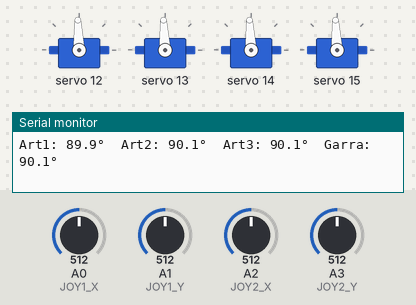
The sketch below on a simulated Arduino Uno, built with avr-gcc and run on an emulated ATmega328P. On the bench: 4 × servo, the last lines printed to the serial monitor. The inputs (shaded band) are chosen by the test bench; at power-on: A1 (JOY1_Y) = 512, A2 (JOY2_X) = 512, A3 (JOY2_Y) = 512, A0 (JOY1_X) = 512.

Above: at 1.3 s.
1.4 s: A1 (JOY1_Y) set to 556
At 2.6 s:
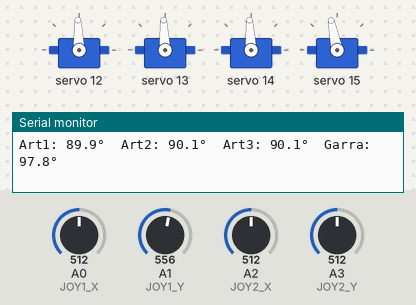
2.9 s: A1 (JOY1_Y) set to 580
At 4.1 s:
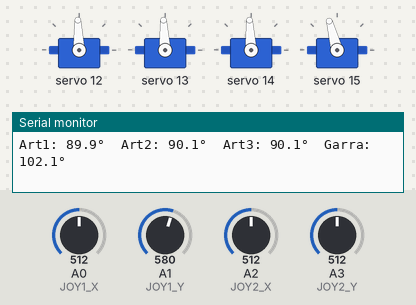
5.9 s: A2 (JOY2_X) set to 552
At 7.1 s:
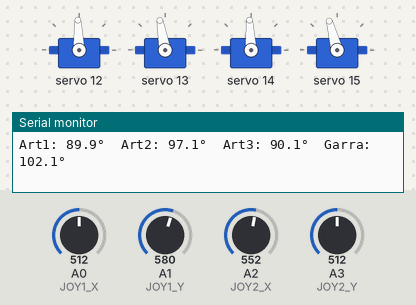
7.4 s: A2 (JOY2_X) set to 587
At 8.7 s:
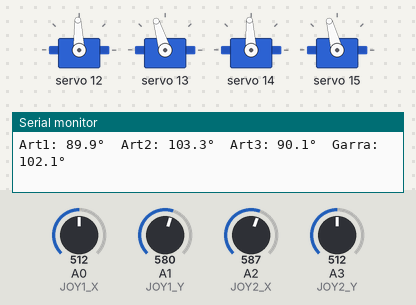
10.4 s: A3 (JOY2_Y) set to 561
At 11.2 s:
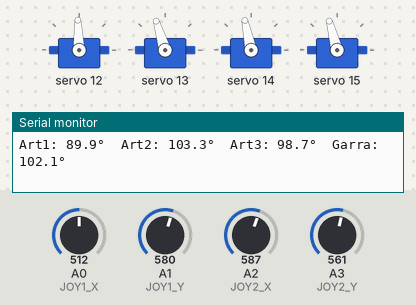
11.9 s: A3 (JOY2_Y) set to 579
At 12.4 s:
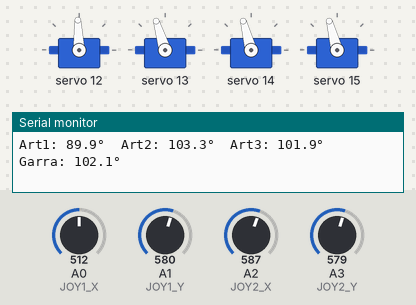
Timing chart, 0 to 14.4 s (numbered marks = the images above; inputs shaded):
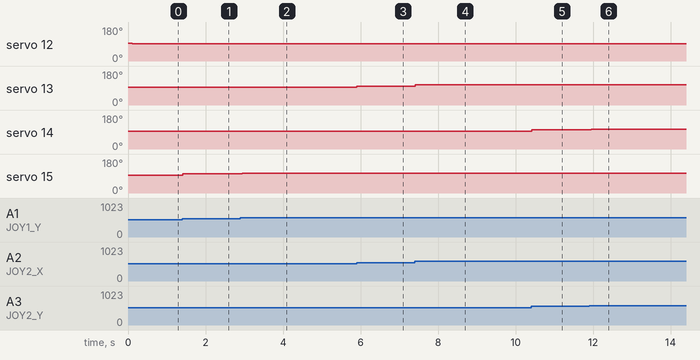

Measured:
- after the input at 1.4 s, servo 15: 93° → 101° at once
- after the input at 2.9 s, servo 15: 101° → 105° after 0.05 s
- after the input at 5.9 s, servo 13: 93° → 100° at once
- after the input at 7.4 s, servo 13: 100° → 107° at once
- after the input at 10.4 s, servo 14: 93° → 102° at once
- after the input at 11.9 s, servo 14: 102° → 105° after 0.05 s

The sketch:

control.ino
```cpp
/*
 *  CONTROL DE BRAZO ROBÓTICO DE 3 ARTICULACIONES + GARRA
 *  -----------------------------------------------------
 *  - Dos joysticks analógicos.
 *  - Servos controlados mediante módulo PCA9685 (I2C).
 *  - Monitor serie a 9600 baudios para visualizar ángulos.
 *  - Rango de seguridad: 0° a 180° (evita topes).
 *
 *  Conexiones:
 *    PCA9685: SDA → A4, SCL → A5, VCC → 5V, GND → GND
 *    Joystick1: X → A0 (art1), Y → A1 (garra)
 *    Joystick2: X → A2 (art2), Y → A3 (art3)
 *    Servos en canales: 12 (art1), 13 (art2), 14 (art3), 15 (garra)
 */

#include <Wire.h>
#include <Adafruit_PWMServoDriver.h>   // Librería para PCA9685

// ---------- Definición de pines analógicos para los joysticks ----------
#define JOY1_X  A0   // Eje X del joystick 1 → articulación 1
#define JOY1_Y  A1   // Eje Y del joystick 1 → garra
#define JOY2_X  A2   // Eje X del joystick 2 → articulación 2
#define JOY2_Y  A3   // Eje Y del joystick 2 → articulación 3

// ---------- Canales del PCA9685 para cada servo ----------
#define CH_ART1   12  // base
#define CH_ART2   13  // art 1
#define CH_ART3   14  // art 2
#define CH_GARRA  15  // Garra

// ---------- Valores de pulso (registro de 12 bits) para 0°, 90° y 180° ----------
#define PULSE_0   102   // 0°
#define PULSE_90  307   // 90°
#define PULSE_180 512   // 180°

// ---------- Límites de seguridad para los servos (ángulos en grados) ----------
#define ANG_MIN   0    // Ángulo mínimo (evita fuerzas excesivas)
#define ANG_MAX   180   // Ángulo máximo

// ---------- Cálculo de pulsos correspondientes a ANG_MIN y ANG_MAX ----------
// La relación es lineal: pulso = 102 + ángulo * (512-102)/180
#define PULSE_MIN (PULSE_0 + (ANG_MIN * (PULSE_180 - PULSE_0) / 180))
#define PULSE_MAX PULSE_180   // 512

// ---------- Objeto para manejar el PCA9685 (dirección I2C por defecto 0x40) ----------
Adafruit_PWMServoDriver pwm = Adafruit_PWMServoDriver(0x40);

// Variables globales para almacenar los ángulos actuales (con decimales)
float anguloArt1, anguloArt2, anguloArt3, anguloGarra;

// ----------------------------------------------------------------------------
//  setup()
//  Inicializa el puerto serie, el PCA9685 y coloca todos los servos en 90°.
// ----------------------------------------------------------------------------
void setup() {
  Serial.begin(9600);
  Serial.println("Iniciando control de brazo robótico con joysticks...");

  // Inicializar el módulo PCA9685
  pwm.begin();
  pwm.setPWMFreq(50);   // Frecuencia de 50 Hz (periodo de 20 ms)
  delay(10);            // Pequeña pausa para estabilización

  // Posición inicial segura: todos los servos a 90° (centro)
  pwm.setPWM(CH_ART1, 0, PULSE_90);
  pwm.setPWM(CH_ART2, 0, PULSE_90);
  pwm.setPWM(CH_ART3, 0, PULSE_90);
  pwm.setPWM(CH_GARRA, 0, PULSE_90);
  delay(100);
}

// ----------------------------------------------------------------------------
//  loop()
//  Lee los joysticks, convierte a ángulos, actualiza los servos y muestra
//  los valores por el monitor serie.
// ----------------------------------------------------------------------------
void loop() {
  // ---------- 1. Lectura de los ejes analógicos (0 a 1023) ----------
  int valJoy1X = analogRead(JOY1_X);
  int valJoy1Y = analogRead(JOY1_Y);
  int valJoy2X = analogRead(JOY2_X);
  int valJoy2Y = analogRead(JOY2_Y);

  // ---------- 2. Mapeo a ángulos (22° a 180°) ----------
  // Se usa la función mapFloat() que permite mapeo con decimales.
  // El orden de los valores de salida (out_min, out_max) se invierte si se desea
  // cambiar el sentido de giro al mover el joystick.
  //
  // Para art1: se ha invertido (out_max=22, out_min=180) de modo que al mover
  // el joystick a la derecha (valor alto) el ángulo aumente (hacia 180°).
  anguloArt1 = mapFloat(valJoy1X, 0, 1023, ANG_MAX, ANG_MIN);

  // Garra: se mapea de forma directa (valores bajos → ángulo bajo = cerrado,
  // valores altos → ángulo alto = abierto). Se puede invertir cambiando el orden.
  anguloGarra = mapFloat(valJoy1Y, 0, 1023, ANG_MIN, ANG_MAX);

  // Art2: directo (eje X del joystick 2)
  anguloArt2 = mapFloat(valJoy2X, 0, 1023, ANG_MIN, ANG_MAX);

  // Art3: directo (eje Y del joystick 2)
  anguloArt3 = mapFloat(valJoy2Y, 0, 1023, ANG_MIN, ANG_MAX);

  // ---------- 3. Limitación por seguridad (por si hay ruido) ----------
  anguloArt1 = constrain(anguloArt1, ANG_MIN, ANG_MAX);
  anguloArt2 = constrain(anguloArt2, ANG_MIN, ANG_MAX);
  anguloArt3 = constrain(anguloArt3, ANG_MIN, ANG_MAX);
  anguloGarra = constrain(anguloGarra, ANG_MIN, ANG_MAX);

  // ---------- 4. Conversión de ángulo a pulso (registro PWM) ----------
  int pulsoArt1 = anguloToPulse(anguloArt1);
  int pulsoArt2 = anguloToPulse(anguloArt2);
  int pulsoArt3 = anguloToPulse(anguloArt3);
  int pulsoGarra = anguloToPulse(anguloGarra);

  // ---------- 5. Envío de las órdenes al PCA9685 ----------
  pwm.setPWM(CH_ART1, 0, pulsoArt1);
  pwm.setPWM(CH_ART2, 0, pulsoArt2);
  pwm.setPWM(CH_ART3, 0, pulsoArt3);
  pwm.setPWM(CH_GARRA, 0, pulsoGarra);

  // ---------- 6. Visualización en el monitor serie ----------
  Serial.print("Art1: ");
  Serial.print(anguloArt1, 1);    // 1 decimal
  Serial.print("°  Art2: ");
  Serial.print(anguloArt2, 1);
  Serial.print("°  Art3: ");
  Serial.print(anguloArt3, 1);
  Serial.print("°  Garra: ");
  Serial.print(anguloGarra, 1);
  Serial.println("°");

  // Pequeño retardo para no saturar el bus I2C y dar tiempo a la lectura
  // Ajustable según la velocidad de respuesta deseada (50 ms ≈ 20 Hz).
  delay(50);
}

// ----------------------------------------------------------------------------
//  mapFloat()
//  Mapea un valor de entrada (x) dentro del rango [in_min, in_max] al rango
//  de salida [out_min, out_max] usando interpolación lineal con precisión float.
//  Útil para trabajar con decimales.
// ----------------------------------------------------------------------------
float mapFloat(float x, float in_min, float in_max, float out_min, float out_max) {
  return (x - in_min) * (out_max - out_min) / (in_max - in_min) + out_min;
}

// ----------------------------------------------------------------------------
//  anguloToPulse()
//  Convierte un ángulo en grados (dentro del rango 0-180) al valor de registro
//  de 12 bits que debe enviarse al PCA9685.
//  La fórmula se basa en los valores calibrados: 102 ↔ 0°, 512 ↔ 180°.
// ----------------------------------------------------------------------------
int anguloToPulse(float angulo) {
  // Se fuerza la conversión a entero (redondeo natural)
  return (int)(PULSE_0 + (angulo * (PULSE_180 - PULSE_0) / 180.0));
}
```
